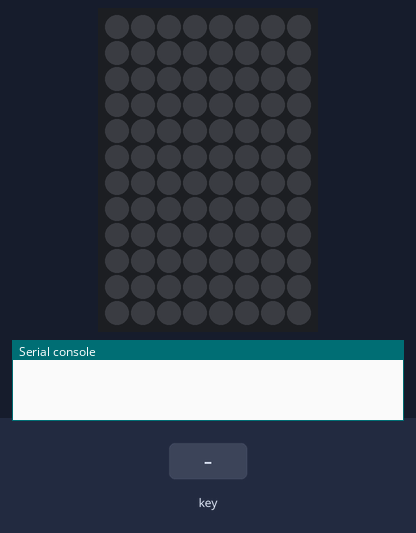
The program below on a simulated Raspberry Pi Pico running CircuitPython. Shown: 8×12 RGB LED matrix (first LED top left, wired row by row), the last lines printed to the serial console. The test bench sets the inputs (shaded band).

Above: at 1.2 s.
1.3 s: key number 0 pressed for 0.2 s
2.8 s: key number 1 pressed for 0.2 s
At 4.2 s:
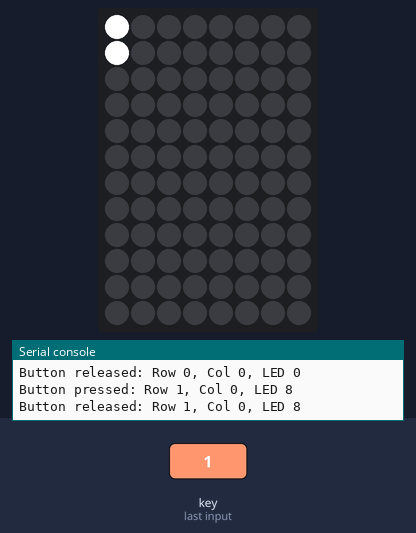
Timing chart, 0 to 5.8 s (numbered marks = the images above; inputs shaded):
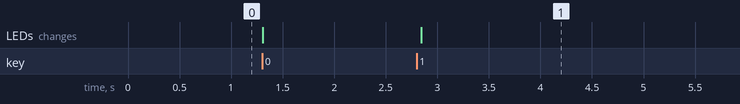

The program:

code.py
```python
import board
import neopixel
import keypad
import time

# Constants
NUM_ROWS = 12
NUM_COLS = 8
NUM_LEDS = 96

# Define row and column pins
ROW_PINS = [board.GP14, board.GP15, board.GP16, board.GP17, board.GP18, board.GP19, board.GP20, board.GP21, board.GP22, board.GP26, board.GP27, board.GP28]
COL_PINS = [board.GP6, board.GP7, board.GP8, board.GP9, board.GP10, board.GP11, board.GP12, board.GP13]

# Initialize the KeyMatrix
keys = None
try:
    keys = keypad.KeyMatrix(ROW_PINS, COL_PINS, columns_to_anodes=True)
except ValueError as e:
    print(f"Error initializing KeyMatrix: {e}")
    time.sleep(1)  # Pause before restarting the script

# Initialize the Neopixel LEDs
pixels = neopixel.NeoPixel(board.GP2, NUM_LEDS, auto_write=True)

# Create a list to keep track of LED states
led_states = [False] * NUM_LEDS

# Function to update the LEDs based on the current states
def update_leds():
    for i in range(NUM_LEDS):
        if led_states[i]:
            pixels[i] = (255, 255, 255)  # White color when LED is on
        else:
            pixels[i] = (0, 0, 0)  # Off when LED is off
    pixels.show()

# Main loop to handle button presses and toggle LEDs
while True:
    if keys:
        event = keys.events.get()
        if event:
            col, row = divmod(event.key_number, NUM_COLS)
            led_index = row * NUM_COLS + col  # Calculate the LED index
            if event.pressed:
                led_states[led_index] = not led_states[led_index]  # Toggle the LED state
                update_leds()  # Update the LEDs
            print(f"Button {'pressed' if event.pressed else 'released'}: Row {row}, Col {col}, LED {led_index}")
    time.sleep(0.01)  # Small delay to debounce
```

Measured:
- after the input at 2.8 s, the LEDs: change at once (image 1)
